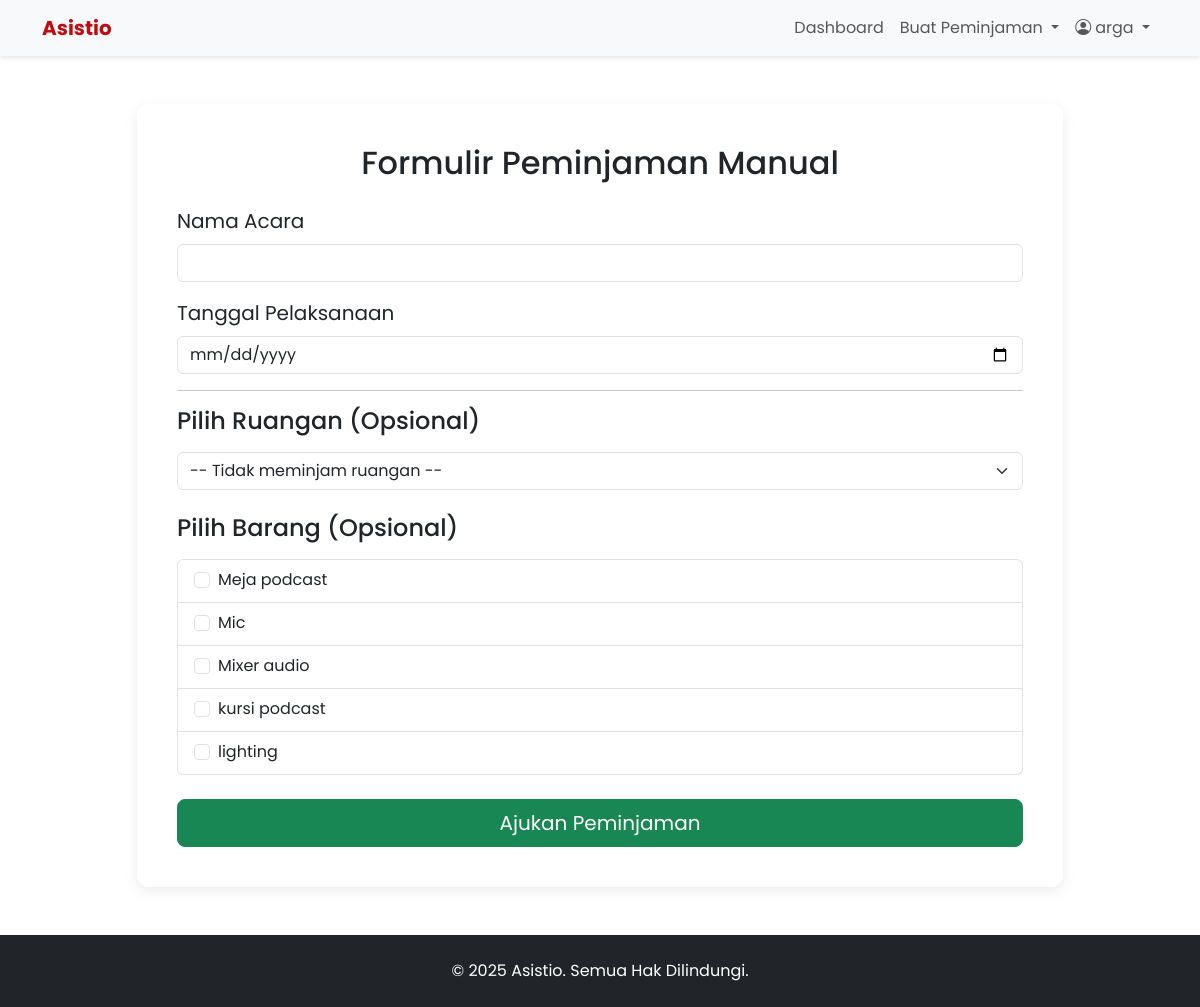
The app's page /pinjam/manual (signed in) with its own data.
### models.py (models this page shows)
class User(db.Model, UserMixin):
    id = db.Column(db.Integer, primary_key=True)
    nama = db.Column(db.String(100), nullable=False)
    username = db.Column(db.String(80), unique=True, nullable=False)
    password = db.Column(db.String(200), nullable=False)
    role = db.Column(db.String(20), nullable=False, default='siswa')
    peminjaman = db.relationship('Peminjaman', backref='peminjam', lazy=True)

class Barang(db.Model):
    id = db.Column(db.Integer, primary_key=True)
    nama_barang = db.Column(db.String(150), nullable=False)
    jumlah_total = db.Column(db.Integer, nullable=False)
    deskripsi = db.Column(db.Text, nullable=True)

### app.py (the view)
@app.route('/pinjam/manual')
@login_required
def pinjam_manual():
    list_ruangan = Ruangan.query.order_by(Ruangan.nama_ruangan).all()
    list_barang = Barang.query.order_by(Barang.nama_barang).all()
    return render_template('pinjam_manual.html', list_ruangan=list_ruangan, list_barang=list_barang)

### app.py (called while the page is built)
@login_manager.user_loader
def load_user(user_id):
    return db.session.get(User, int(user_id))

### templates/pinjam_manual.html (shortened to what this page needs)
{% extends 'base.html' %}
{% block content %}
<div class="row justify-content-center"><div class="col-lg-10">
<div class="card p-4"><div class="card-body">
    <h2 class="card-title text-center mb-4">Formulir Peminjaman Manual</h2>
    <form id="manual-form">
        <div class="mb-3"><label for="namaAcara" class="form-label fs-5">Nama Acara</label><input type="text" class="form-control" id="namaAcara" required></div>
        <div class="mb-3"><label for="tanggalPinjam" class="form-label fs-5">Tanggal Pelaksanaan</label><input type="date" class="form-control" id="tanggalPinjam" required></div>
        <hr>
        <div class="mb-4">
            <h4 class="mb-3">Pilih Ruangan (Opsional)</h4>
            <select class="form-select" id="pilihRuangan">
                <option value="">-- Tidak meminjam ruangan --</option>
            </select>
        </div>
        <div class="mb-4">
            <h4 class="mb-3">Pilih Barang (Opsional)</h4>
            {% if list_barang %}
            <ul class="list-group" id="barang-list">
            {% for barang in list_barang %}
                <li class="list-group-item">
                    <div class="form-check d-flex justify-content-between align-items-center">
                        <div>
                            <input class="form-check-input me-2" type="checkbox" value="{{ barang.id }}" id="barang-{{ barang.id }}">
                            <label class="form-check-label" for="barang-{{ barang.id }}">{{ barang.nama_barang }}</label>
                        </div>
                    </div>
                </li>
            {% endfor %}
            </ul>
            {% else %}
            <p class="text-muted">Tidak ada barang yang tersedia di inventaris.</p>
            {% endif %}
        </div>
        <div class="d-grid">
            <button type="submit" class="btn btn-success btn-lg">Ajukan Peminjaman</button>
        </div>
    </form>
</div></div></div></div>
{% endblock %}

### templates/base.html (shortened to what this page needs)
<!doctype html>
<html lang="id">
<head>
    <link href="https://cdn.jsdelivr.net/npm/bootstrap@5.3.2/dist/css/bootstrap.min.css" rel="stylesheet">
    <link rel="stylesheet" href="{{ url_for('static', filename='css/style.css') }}">
    <link rel="stylesheet" href="https://cdn.jsdelivr.net/npm/bootstrap-icons@1.11.1/font/bootstrap-icons.css">
</head>
<body class="d-flex flex-column min-vh-100">
    <nav class="navbar navbar-expand-lg bg-body-tertiary sticky-top">
        <div class="container">
            <a class="navbar-brand" href="{{ url_for('index') }}">Asistio</a>
            <div class="collapse navbar-collapse" id="navbarNav">
                <ul class="navbar-nav ms-auto align-items-center">
                    {% if current_user.is_authenticated %}
                        <li class="nav-item"><a class="nav-link" href="{{ url_for('dashboard') }}">Dashboard</a></li>
                        <li class="nav-item dropdown">
                            <a class="nav-link dropdown-toggle" href="#" role="button" data-bs-toggle="dropdown" aria-expanded="false">
                                Buat Peminjaman
                            </a>
                        </li>
                        <li class="nav-item dropdown">
                            <a class="nav-link dropdown-toggle" href="#" role="button" data-bs-toggle="dropdown" aria-expanded="false">
                                <i class="bi bi-person-circle me-1"></i>{{ current_user.nama }}
                            </a>
                        </li>
                    {% else %}
                        <li class="nav-item"><a class="nav-link" href="{{ url_for('login') }}">Login</a></li>
                        <li class="nav-item"><a class="btn btn-primary ms-2" href="{{ url_for('register') }}">Register</a></li>
                    {% endif %}
                </ul>
            </div>
        </div>
    </nav>
    <main class="container my-5">
        {% block content %}{% endblock %}
    </main>
    <footer class="bg-dark text-white text-center p-4 mt-auto">
        <p class="mb-0">&copy; 2025 Asistio. Semua Hak Dilindungi.</p>
    </footer>
</body>
</html>

### static/css/style.css (style rules this page uses)
:root { --primary-red: #BD0C12; --dark-color: #1a1a1a; --light-color: #FFFFFF; --grey-color: #f8f9fa; --text-color: #333; }
body { font-family: 'Poppins', sans-serif; color: var(--text-color); background-color: var(--light-color); }
.navbar { box-shadow: 0 2px 4px rgba(0,0,0,.1); }
.navbar-brand { font-weight: 700; color: var(--primary-red) !important; }
.card { border: none; box-shadow: 0 4px 15px rgba(0,0,0,.08); border-radius: 12px; }

### records on screen
User: nama "arga"
Barang: nama_barang "Meja podcast"
Barang: nama_barang "Mic"
Barang: nama_barang "Mixer audio"
Barang: nama_barang "kursi podcast"
Barang: nama_barang "lighting"
